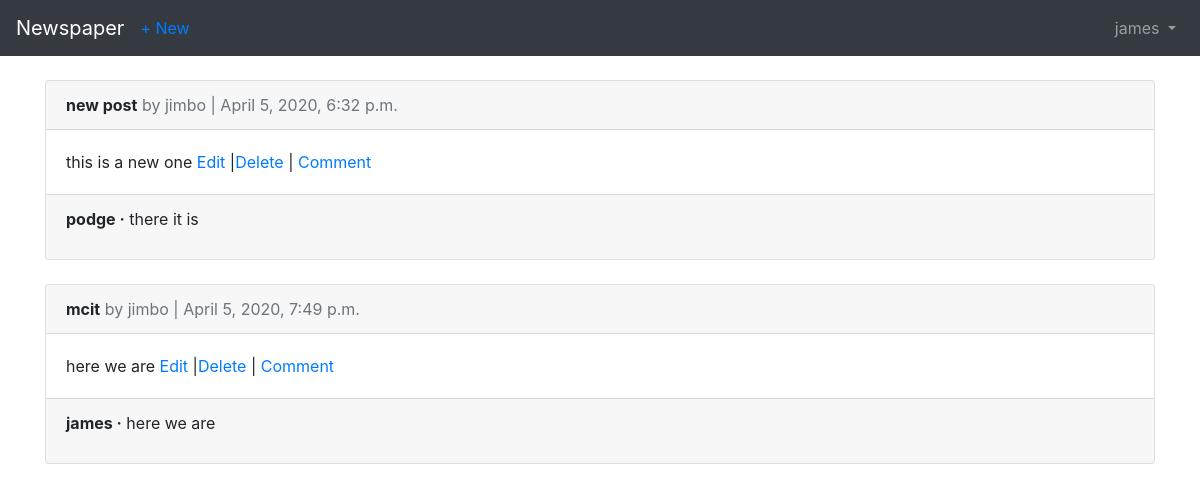
The page /articles/ (signed in) on the database as committed earlier.
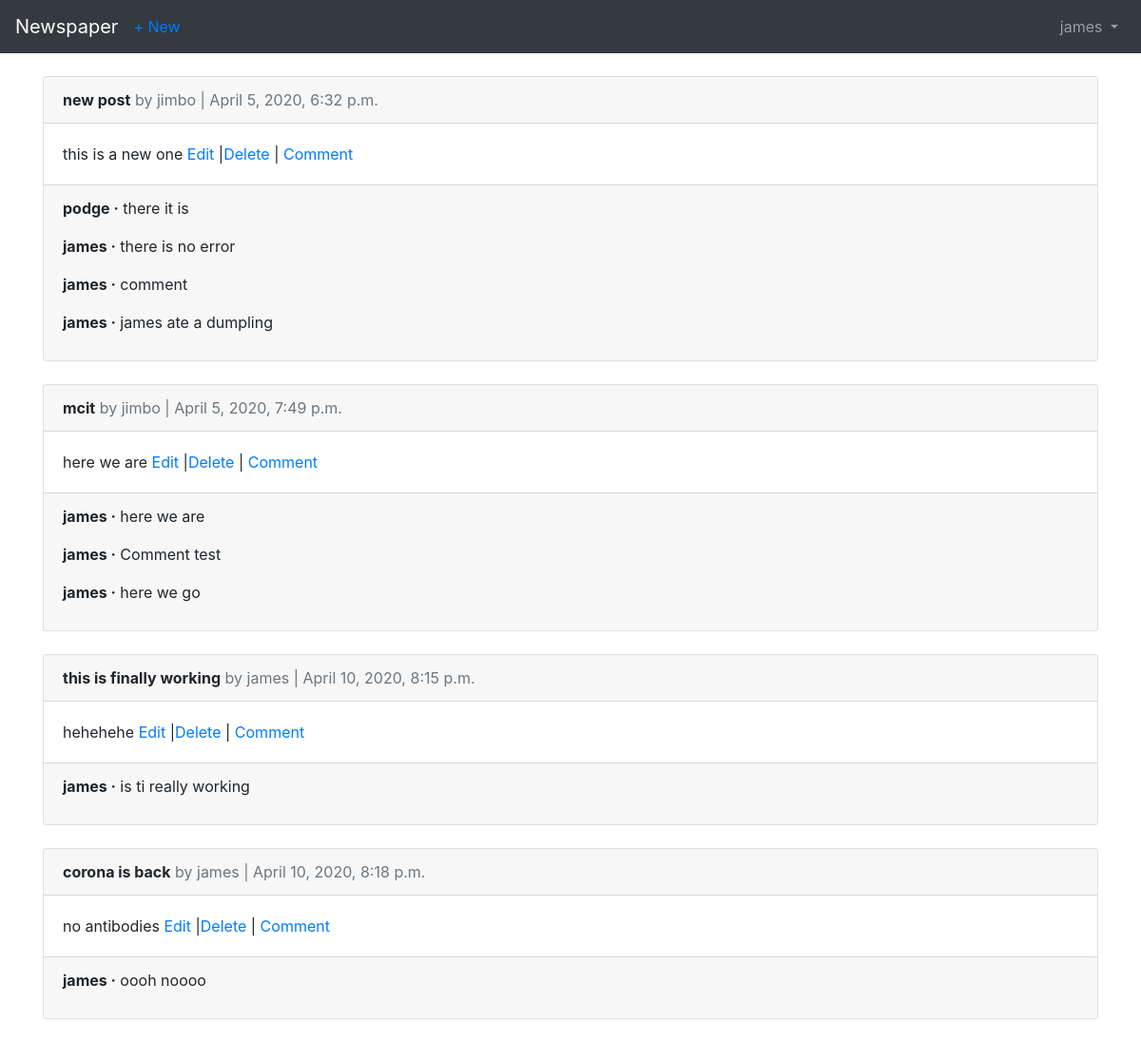
The same page on the database as committed later.
### users/models.py (models this page shows)
class CustomUser(AbstractUser):
    age = models.PositiveIntegerField(null=True, blank=True)

### articles/models.py (models this page shows, shortened)
class Article(models.Model):
    title = models.CharField(max_length=255)
    body = models.TextField()
    date = models.DateTimeField(auto_now_add=True)
    author = models.ForeignKey(
        get_user_model(),
        on_delete = models.CASCADE,
    )

class Comment(models.Model):
    article = models.ForeignKey(
        Article,
        on_delete= models.CASCADE,
        related_name='comments',
        )
    comment = models.CharField(max_length =140)
    approved_comment = False
    author = models.ForeignKey(
        get_user_model(),
        on_delete=models.CASCADE,
    )
    def __str__(self):
        return self.comment

### articles/views.py (the view)
# urls.py: path('', ArticleListView.as_view(), name ='article_list'),
class ArticleListView(LoginRequiredMixin,ListView):
    model = Article
    template_name = 'article_list.html'
    login_url = 'login'

### templates/article_list.html (shortened to what this page needs)
{% extends 'base.html' %}
{% block content %}
    {% for article in object_list %}
        <div class = "card">
            <div class="card-header">
                <span class="font-weight-bold">{{article.title}}</span>
                <span class = "text-muted">by {{ article.author }} | {{article.date}}</span>
            </div>
            <div class = "card-body">
                {{ article.body }}
                <a href="{% url 'article_edit' article.pk %}">Edit</a>
                |<a href= " {% url 'article_delete' article.pk %} ">Delete</a>
                | <a href=" {% url 'article_comment' article.pk %} ">Comment</a>
            </div>
            <div class="card-footer">
                {% for comment in article.comments.all %}
                    <p>
                        <span class="font-weight-bold">{{ comment.author }} &middot;</span>
                        {{ comment }}
                    </p>
                {% endfor %}
            </div>
        </div>
        <br />
    {% endfor %}
{% endblock content %}

### templates/base.html (shortened to what this page needs)
<!doctype html>
<html lang="en">
  <head>
    <link rel="stylesheet" href="https://stackpath.bootstrapcdn.com/bootstrap/4.1.3/css/bootstrap.min.css">
  </head>
  <body>
    <nav class="navbar navbar-expand-md navbar-dark bg-dark mb-4">
      <a class="navbar-brand" href="{% url 'home' %}">Newspaper</a>
      {% if user.is_authenticated %}
        <ul class="navbar-nav mr-auto">
          <li class="nav-item"><a href="{% url 'article_new' %}">+ New</a></li>
        </ul>
      {% endif %}
      <div class="collapse navbar-collapse" id="navbarCollapse">
        {% if user.is_authenticated %}
          <ul class="navbar-nav ml-auto">
            <li class="nav-item">
              <a class="nav-link dropdown-toggle" href="#" id="userMenu" data-toggle="dropdown" aria-haspopup="true" aria-expanded="false">
                {{ user.username }}
              </a>
            </li>
          </ul>
        {% endif %}
      </div>
    </nav>
    <div class="container">
      {% block content %}
      {% endblock content %}
    </div>
  </body>
</html>

Rows that differ between the two databases and show on the page:
added Comment: author "james", comment "there is no error", shown under Article "new post"
added Comment: author "james", comment "comment", shown under Article "new post"
added Comment: author "james", comment "james ate a dumpling", shown under Article "new post"
added Comment: author "james", comment "Comment test", shown under Article "mcit"
added Comment: author "james", comment "here we go", shown under Article "mcit"
added Article: title "this is finally working", author "james", date "April 10, 2020, 8:15 p.m.", body "hehehehe"
added Comment: author "james", comment "is ti really working", shown under "this is finally working"
added Article: title "corona is back", author "james", date "April 10, 2020, 8:18 p.m.", body "no antibodies"
added Comment: author "james", comment "oooh noooo", shown under "corona is back"
